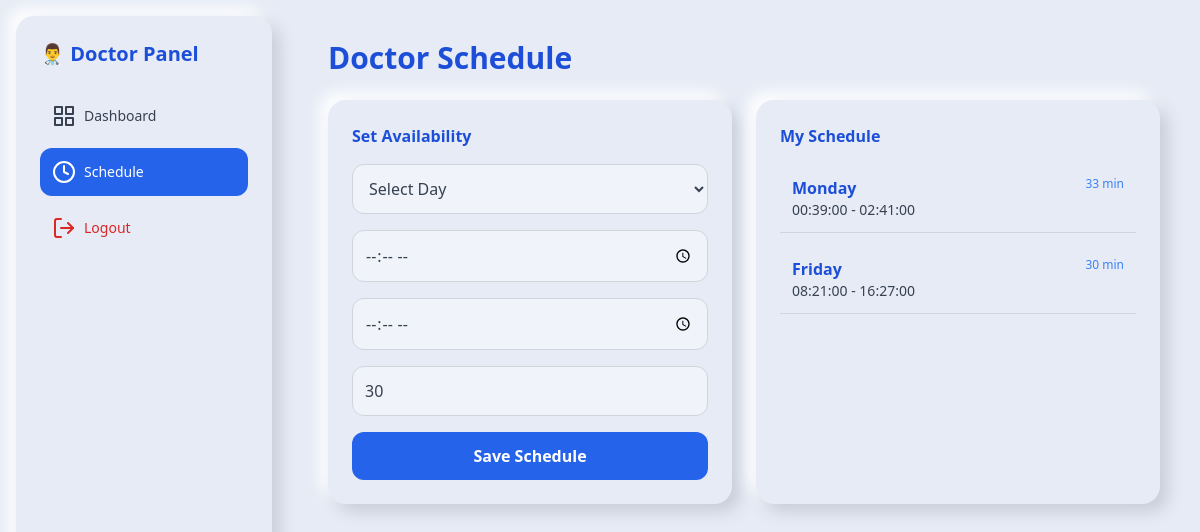
Screenshot of /doctor_schedule.php (signed in) with the database file from the repository.
### tables this page shows
CREATE TABLE IF NOT EXISTS `doctor_schedules` (
  `id` int NOT NULL AUTO_INCREMENT,
  `doctor_id` int NOT NULL,
  `day_of_week` enum('Monday','Tuesday','Wednesday','Thursday','Friday') NOT NULL,
  `start_time` time NOT NULL,
  `end_time` time NOT NULL,
  `slot_duration` int DEFAULT '30',
  `is_available` tinyint(1) DEFAULT '1',
  `created_at` timestamp NULL DEFAULT CURRENT_TIMESTAMP,
  PRIMARY KEY (`id`),
  KEY `doctor_id` (`doctor_id`)
);

### doctor_schedule.php (the view, shortened to what this page needs)
<?php
include "db.php";
$doctor_id = $_SESSION['user']['id'];
$stmt = $conn->prepare("
    SELECT *
    FROM doctor_schedules
    WHERE doctor_id=?
    ORDER BY FIELD(day_of_week,'Monday','Tuesday','Wednesday','Thursday','Friday')
");
$stmt->bind_param("i", $doctor_id);
$stmt->execute();
$schedules = $stmt->get_result();
?>
<!DOCTYPE html>
<html>
<head>
<script src="https://cdn.tailwindcss.com"></script>
</head>
<body class="bg-[#e6ebf5] dark:bg-[#0B1220] text-gray-900 dark:text-white">
<div class="flex flex-col md:flex-row min-h-screen">
<aside class="w-full md:w-64 card m-3 md:m-4 p-4 md:p-6">
    <h1 class="text-lg md:text-xl font-bold mb-4 md:mb-6 text-blue-700 dark:text-blue-400">
        👨‍⚕️ Doctor Panel
    </h1>
    <nav class="flex md:flex-col gap-2 overflow-x-auto md:overflow-visible text-sm">
        <a href="doctor.php"
           class="flex items-center gap-2 p-3 rounded-xl text-gray-700 dark:text-gray-300 hover:bg-blue-100 dark:hover:bg-gray-700 whitespace-nowrap">
            <i data-feather="grid"></i> Dashboard
        </a>
        <a href="doctor_schedule.php"
           class="flex items-center gap-2 p-3 rounded-xl bg-blue-600 text-white whitespace-nowrap">
            <i data-feather="clock"></i> Schedule
        </a>
        <a href="logout.php"
           class="flex items-center gap-2 p-3 rounded-xl text-red-600 hover:bg-red-100 dark:hover:bg-gray-800 whitespace-nowrap">
            <i data-feather="log-out"></i> Logout
        </a>
    </nav>
</aside>
<main class="flex-1 p-4 md:p-10">
<h2 class="text-2xl md:text-3xl font-bold mb-6 text-blue-700 dark:text-blue-300">
    Doctor Schedule
</h2>
<div class="grid grid-cols-1 lg:grid-cols-2 gap-6">
<div class="card p-5 md:p-6">
<h3 class="font-semibold mb-4 text-blue-700 dark:text-blue-300">
    Set Availability
</h3>
<form method="POST" class="space-y-4">
    <select name="day" required
        class="w-full p-3 rounded-xl bg-white/40 dark:bg-black/40 border border-gray-300 dark:border-gray-700 text-gray-700 dark:text-white">
        <option value="">Select Day</option>
    </select>
    <input type="time" name="start_time" required
        class="w-full p-3 rounded-xl bg-white/40 dark:bg-black/40 border border-gray-300 dark:border-gray-700 text-gray-700 dark:text-white">
    <input type="time" name="end_time" required
        class="w-full p-3 rounded-xl bg-white/40 dark:bg-black/40 border border-gray-300 dark:border-gray-700 text-gray-700 dark:text-white">
    <input type="number" name="slot_duration" value="30"
        class="w-full p-3 rounded-xl bg-white/40 dark:bg-black/40 border border-gray-300 dark:border-gray-700 text-gray-700 dark:text-white"
        placeholder="Slot duration (minutes)">
    <button name="save"
        class="w-full bg-blue-600 hover:bg-blue-700 text-white p-3 rounded-xl font-bold">
        Save Schedule
    </button>
</form>
</div>
<div class="card p-5 md:p-6">
<h3 class="font-semibold mb-4 text-blue-700 dark:text-blue-300">
    My Schedule
</h3>
<div class="space-y-3 max-h-[500px] overflow-y-auto">
<?php while($row = $schedules->fetch_assoc()): ?>
<div class="p-3 border-b border-gray-300 dark:border-gray-700">
    <div class="flex justify-between text-gray-800 dark:text-gray-200">
        <strong class="text-blue-700 dark:text-blue-300">
            <?= $row['day_of_week'] ?>
        </strong>
        <span class="text-xs text-blue-500 dark:text-blue-400">
            <?= $row['slot_duration'] ?> min
        </span>
    </div>
    <div class="text-sm text-gray-700 dark:text-gray-300">
        <?= $row['start_time'] ?> - <?= $row['end_time'] ?>
    </div>
</div>
<?php endwhile; ?>
</div>
</div>
</div>
</main>
</div>
</body>
</html>

### doctor_schedule.php (style rules this page uses)
.card { background:#e6ebf5; border-radius:18px; box-shadow:8px 8px 16px #c8ced9,-8px -8px 16px #fff; }

### rows the page displays
doctor_schedules: day_of_week "Monday", slot_duration "33", start_time "00:39:00", end_time "02:41:00"
doctor_schedules: day_of_week "Friday", slot_duration "30", start_time "08:21:00", end_time "16:27:00"
